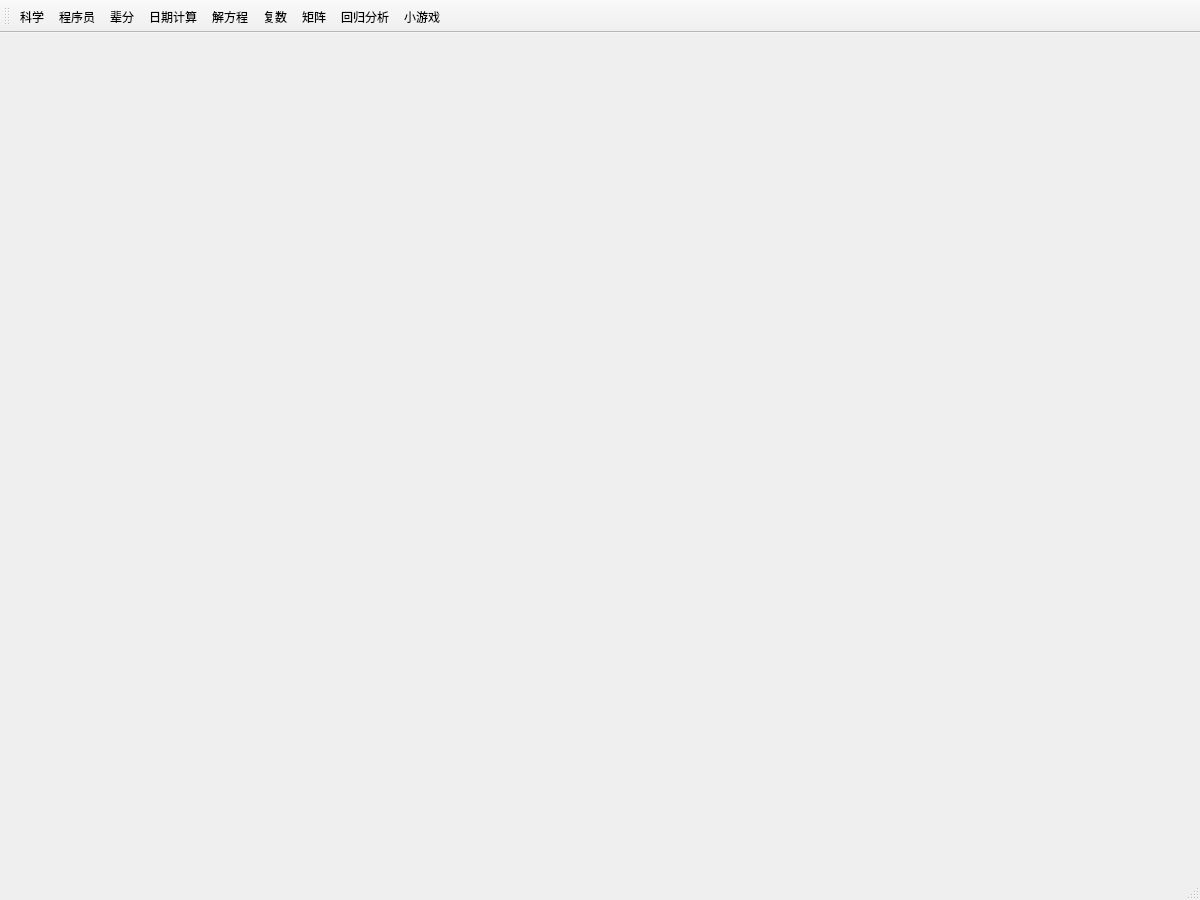
<?xml version="1.0" encoding="UTF-8"?>
<ui version="4.0">
 <class>Calculator</class>
 <widget class="QMainWindow" name="Calculator">
  <property name="geometry">
   <rect>
    <x>0</x>
    <y>0</y>
    <width>1200</width>
    <height>900</height>
   </rect>
  </property>
  <property name="windowTitle">
   <string>Calculator</string>
  </property>
  <property name="toolButtonStyle">
   <enum>Qt::ToolButtonTextUnderIcon</enum>
  </property>
  <widget class="QWidget" name="centralWidget">
   <widget class="QStackedWidget" name="stackedWidget">
    <property name="geometry">
     <rect>
      <x>0</x>
      <y>0</y>
      <width>1200</width>
      <height>820</height>
     </rect>
    </property>
    <widget class="QWidget" name="page"/>
    <widget class="QWidget" name="page_2"/>
   </widget>
  </widget>
  <widget class="QMenuBar" name="menuBar">
   <property name="geometry">
    <rect>
     <x>0</x>
     <y>0</y>
     <width>1200</width>
     <height>22</height>
    </rect>
   </property>
  </widget>
  <widget class="QToolBar" name="mainToolBar">
   <attribute name="toolBarArea">
    <enum>TopToolBarArea</enum>
   </attribute>
   <attribute name="toolBarBreak">
    <bool>false</bool>
   </attribute>
   <addaction name="actionscience"/>
   <addaction name="actionprogrammer"/>
   <addaction name="actionrelationship"/>
   <addaction name="actiondate"/>
   <addaction name="actionequation"/>
   <addaction name="actioncomplex"/>
   <addaction name="actionmatrix"/>
   <addaction name="actionregression"/>
   <addaction name="actiongame"/>
  </widget>
  <widget class="QStatusBar" name="statusBar"/>
  <action name="actionscience">
   <property name="checkable">
    <bool>false</bool>
   </property>
   <property name="icon">
    <iconset resource="res.qrc">
     <normaloff>:/images/science.ico</normaloff>:/images/science.ico</iconset>
   </property>
   <property name="text">
    <string>科学</string>
   </property>
   <property name="toolTip">
    <string>科学</string>
   </property>
  </action>
  <action name="actionprogrammer">
   <property name="checkable">
    <bool>false</bool>
   </property>
   <property name="icon">
    <iconset resource="res.qrc">
     <normaloff>:/images/programmer.ico</normaloff>:/images/programmer.ico</iconset>
   </property>
   <property name="text">
    <string>程序员</string>
   </property>
   <property name="toolTip">
    <string>程序员</string>
   </property>
  </action>
  <action name="actionrelationship">
   <property name="icon">
    <iconset resource="res.qrc">
     <normaloff>:/images/relationship.ico</normaloff>:/images/relationship.ico</iconset>
   </property>
   <property name="text">
    <string>辈分</string>
   </property>
   <property name="toolTip">
    <string>辈分计算器</string>
   </property>
  </action>
  <action name="actionequation">
   <property name="checkable">
    <bool>false</bool>
   </property>
   <property name="icon">
    <iconset resource="res.qrc">
     <normaloff>:/images/binary.ico</normaloff>:/images/binary.ico</iconset>
   </property>
   <property name="text">
    <string>解方程</string>
   </property>
   <property name="toolTip">
    <string>二元一次一元二次</string>
   </property>
  </action>
  <action name="actiondate">
   <property name="checkable">
    <bool>false</bool>
   </property>
   <property name="icon">
    <iconset resource="res.qrc">
     <normaloff>:/images/date2.ico</normaloff>:/images/date2.ico</iconset>
   </property>
   <property name="text">
    <string>日期计算</string>
   </property>
   <property name="toolTip">
    <string>日期计算</string>
   </property>
  </action>
  <action name="actioncomplex">
   <property name="checkable">
    <bool>false</bool>
   </property>
   <property name="icon">
    <iconset resource="res.qrc">
     <normaloff>:/images/complex.ico</normaloff>:/images/complex.ico</iconset>
   </property>
   <property name="text">
    <string>复数</string>
   </property>
   <property name="toolTip">
    <string>复数计算</string>
   </property>
  </action>
  <action name="actionregression">
   <property name="checkable">
    <bool>false</bool>
   </property>
   <property name="icon">
    <iconset resource="res.qrc">
     <normaloff>:/images/maxt.ico</normaloff>:/images/maxt.ico</iconset>
   </property>
   <property name="text">
    <string>回归分析</string>
   </property>
   <property name="toolTip">
    <string>回归分析</string>
   </property>
  </action>
  <action name="actiongame">
   <property name="checkable">
    <bool>false</bool>
   </property>
   <property name="icon">
    <iconset resource="res.qrc">
     <normaloff>:/images/game.ico</normaloff>:/images/game.ico</iconset>
   </property>
   <property name="text">
    <string>小游戏</string>
   </property>
   <property name="toolTip">
    <string>小游戏</string>
   </property>
  </action>
  <action name="actionmatrix">
   <property name="icon">
    <iconset resource="res.qrc">
     <normaloff>:/images/matrix2.ico</normaloff>:/images/matrix2.ico</iconset>
   </property>
   <property name="text">
    <string>矩阵</string>
   </property>
  </action>
 </widget>
 <layoutdefault spacing="6" margin="11"/>
 <resources>
  <include location="res.qrc"/>
 </resources>
 <connections/>
</ui>
